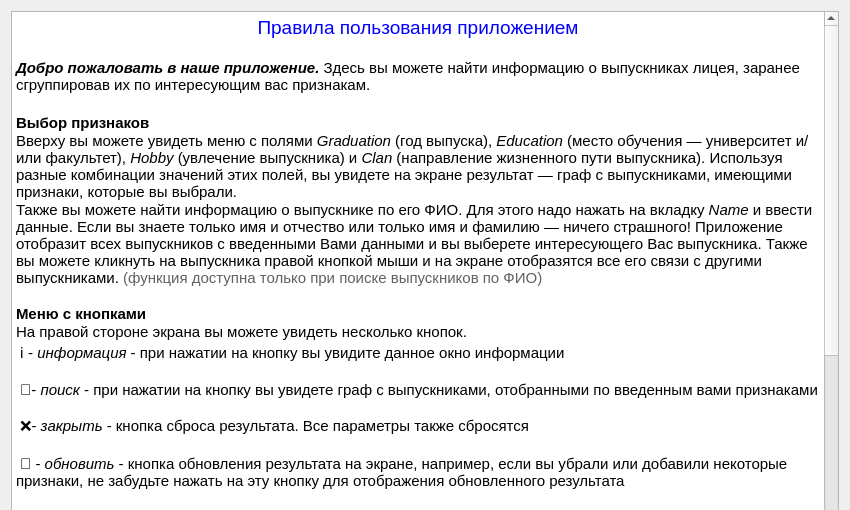
<?xml version="1.0" encoding="UTF-8"?>
<ui version="4.0">
 <class>Dialog</class>
 <widget class="QDialog" name="Dialog">
  <property name="geometry">
   <rect>
    <x>0</x>
    <y>0</y>
    <width>850</width>
    <height>510</height>
   </rect>
  </property>
  <property name="minimumSize">
   <size>
    <width>850</width>
    <height>510</height>
   </size>
  </property>
  <property name="windowTitle">
   <string>Dialog</string>
  </property>
  <property name="sizeGripEnabled">
   <bool>false</bool>
  </property>
  <property name="modal">
   <bool>true</bool>
  </property>
  <layout class="QGridLayout" name="gridLayout">
   <item row="0" column="0">
    <widget class="QTextBrowser" name="info_txt">
     <property name="minimumSize">
      <size>
       <width>760</width>
       <height>540</height>
      </size>
     </property>
     <property name="autoFillBackground">
      <bool>false</bool>
     </property>
     <property name="styleSheet">
      <string notr="true"/>
     </property>
     <property name="verticalScrollBarPolicy">
      <enum>Qt::ScrollBarAsNeeded</enum>
     </property>
     <property name="html">
      <string>&lt;!DOCTYPE HTML PUBLIC &quot;-//W3C//DTD HTML 4.0//EN&quot; &quot;http://www.w3.org/TR/REC-html40/strict.dtd&quot;&gt;
&lt;html&gt;&lt;head&gt;&lt;meta name=&quot;qrichtext&quot; content=&quot;1&quot; /&gt;&lt;style type=&quot;text/css&quot;&gt;
p, li { white-space: pre-wrap; }
&lt;/style&gt;&lt;/head&gt;&lt;body style=&quot; font-family:'MS Shell Dlg 2'; font-size:7.875pt; font-weight:400; font-style:normal;&quot;&gt;
&lt;p align=&quot;center&quot; style=&quot; margin-top:0px; margin-bottom:0px; margin-left:0px; margin-right:0px; -qt-block-indent:0; text-indent:0px;&quot;&gt;&lt;span style=&quot; font-family:'.AppleSystemUIFont'; font-size:14pt; color:#0000ff;&quot;&gt;Правила пользования приложением&lt;/span&gt;&lt;/p&gt;
&lt;p style=&quot;-qt-paragraph-type:empty; margin-top:0px; margin-bottom:0px; margin-left:0px; margin-right:0px; -qt-block-indent:0; text-indent:0px; font-family:'.AppleSystemUIFont'; font-size:13pt;&quot;&gt;&lt;br /&gt;&lt;/p&gt;
&lt;p style=&quot; margin-top:0px; margin-bottom:0px; margin-left:0px; margin-right:0px; -qt-block-indent:0; text-indent:0px;&quot;&gt;&lt;span style=&quot; font-family:'.AppleSystemUIFont'; font-size:11pt; font-weight:600; font-style:italic;&quot;&gt;Добро пожаловать в наше приложение.&lt;/span&gt;&lt;span style=&quot; font-family:'.AppleSystemUIFont'; font-size:11pt;&quot;&gt; Здесь вы можете найти информацию о выпускниках лицея, заранее сгруппировав их по интересующим вас признакам. &lt;/span&gt;&lt;/p&gt;
&lt;p style=&quot;-qt-paragraph-type:empty; margin-top:0px; margin-bottom:0px; margin-left:0px; margin-right:0px; -qt-block-indent:0; text-indent:0px; font-family:'.AppleSystemUIFont'; font-size:13pt;&quot;&gt;&lt;br /&gt;&lt;/p&gt;
&lt;p style=&quot; margin-top:0px; margin-bottom:0px; margin-left:0px; margin-right:0px; -qt-block-indent:0; text-indent:0px;&quot;&gt;&lt;span style=&quot; font-family:'.AppleSystemUIFont'; font-size:11pt; font-weight:600;&quot;&gt;Выбор признаков&lt;/span&gt;&lt;/p&gt;
&lt;p style=&quot; margin-top:0px; margin-bottom:0px; margin-left:0px; margin-right:0px; -qt-block-indent:0; text-indent:0px;&quot;&gt;&lt;span style=&quot; font-family:'.AppleSystemUIFont'; font-size:11pt;&quot;&gt;Вверху вы можете увидеть меню с полями &lt;/span&gt;&lt;span style=&quot; font-family:'.AppleSystemUIFont'; font-size:11pt; font-style:italic;&quot;&gt;Graduation&lt;/span&gt;&lt;span style=&quot; font-family:'.AppleSystemUIFont'; font-size:11pt;&quot;&gt; (год выпуска), &lt;/span&gt;&lt;span style=&quot; font-family:'.AppleSystemUIFont'; font-size:11pt; font-style:italic;&quot;&gt;Education&lt;/span&gt;&lt;span style=&quot; font-family:'.AppleSystemUIFont'; font-size:11pt;&quot;&gt; (место обучения — университет и/или факультет), &lt;/span&gt;&lt;span style=&quot; font-family:'.AppleSystemUIFont'; font-size:11pt; font-style:italic;&quot;&gt;Hobby&lt;/span&gt;&lt;span style=&quot; font-family:'.AppleSystemUIFont'; font-size:11pt;&quot;&gt; (увлечение выпускника) и &lt;/span&gt;&lt;span style=&quot; font-family:'.AppleSystemUIFont'; font-size:11pt; font-style:italic;&quot;&gt;Clan&lt;/span&gt;&lt;span style=&quot; font-family:'.AppleSystemUIFont'; font-size:11pt;&quot;&gt; (направление жизненного пути выпускника). Используя разные комбинации значений этих полей, вы увидете на экране результат — граф с выпускниками, имеющими признаки, которые вы выбрали.&lt;/span&gt;&lt;/p&gt;
&lt;p style=&quot; margin-top:0px; margin-bottom:0px; margin-left:0px; margin-right:0px; -qt-block-indent:0; text-indent:0px;&quot;&gt;&lt;span style=&quot; font-family:'.AppleSystemUIFont'; font-size:11pt;&quot;&gt;Также вы можете найти информацию о выпускнике по его ФИО. Для этого надо нажать на вкладку &lt;/span&gt;&lt;span style=&quot; font-family:'.AppleSystemUIFont'; font-size:11pt; font-style:italic;&quot;&gt;Name &lt;/span&gt;&lt;span style=&quot; font-family:'.AppleSystemUIFont'; font-size:11pt;&quot;&gt;и ввести данные. Если вы знаете только имя и отчество или только имя и фамилию — ничего страшного! Приложение отобразит всех выпускников с введенными Вами данными и вы выберете интересующего Вас выпускника. Также вы можете кликнуть на выпускника правой кнопкой мыши и на экране отобразятся все его связи с другими выпускниками. &lt;/span&gt;&lt;span style=&quot; font-family:'.AppleSystemUIFont'; font-size:11pt; color:#616161;&quot;&gt;(функция доступна только при поиске выпускников по ФИО)&lt;/span&gt;&lt;/p&gt;
&lt;p style=&quot;-qt-paragraph-type:empty; margin-top:0px; margin-bottom:0px; margin-left:0px; margin-right:0px; -qt-block-indent:0; text-indent:0px; font-family:'.AppleSystemUIFont'; font-size:11pt;&quot;&gt;&lt;br /&gt;&lt;/p&gt;
&lt;p style=&quot; margin-top:0px; margin-bottom:0px; margin-left:0px; margin-right:0px; -qt-block-indent:0; text-indent:0px;&quot;&gt;&lt;span style=&quot; font-family:'.AppleSystemUIFont'; font-size:11pt; font-weight:600;&quot;&gt;Меню с кнопками&lt;/span&gt;&lt;/p&gt;
&lt;p style=&quot; margin-top:0px; margin-bottom:0px; margin-left:0px; margin-right:0px; -qt-block-indent:0; text-indent:0px;&quot;&gt;&lt;span style=&quot; font-family:'.AppleSystemUIFont'; font-size:11pt;&quot;&gt;На правой стороне экрана вы можете увидеть несколько кнопок. &lt;/span&gt;&lt;/p&gt;
&lt;p style=&quot; margin-top:0px; margin-bottom:0px; margin-left:0px; margin-right:0px; -qt-block-indent:0; text-indent:0px;&quot;&gt;&lt;span style=&quot; font-family:'.AppleSystemUIFont'; font-size:11pt;&quot;&gt; ℹ - &lt;/span&gt;&lt;span style=&quot; font-family:'.AppleSystemUIFont'; font-size:11pt; font-style:italic;&quot;&gt;информация&lt;/span&gt;&lt;span style=&quot; font-family:'.AppleSystemUIFont'; font-size:11pt;&quot;&gt; - при нажатии на кнопку вы увидите данное окно информации&lt;/span&gt;&lt;/p&gt;
&lt;p style=&quot;-qt-paragraph-type:empty; margin-top:0px; margin-bottom:0px; margin-left:0px; margin-right:0px; -qt-block-indent:0; text-indent:0px; font-family:'.AppleSystemUIFont'; font-size:11pt;&quot;&gt;&lt;br /&gt;&lt;/p&gt;
&lt;p style=&quot; margin-top:0px; margin-bottom:0px; margin-left:0px; margin-right:0px; -qt-block-indent:0; text-indent:0px;&quot;&gt;&lt;span style=&quot; font-family:'.AppleSystemUIFont'; font-size:11pt;&quot;&gt; 🔎- &lt;/span&gt;&lt;span style=&quot; font-family:'.AppleSystemUIFont'; font-size:11pt; font-style:italic;&quot;&gt;поиск&lt;/span&gt;&lt;span style=&quot; font-family:'.AppleSystemUIFont'; font-size:11pt;&quot;&gt; - при нажатии на кнопку вы увидете граф с выпускниками, отобранными по введенным вами признаками&lt;/span&gt;&lt;/p&gt;
&lt;p style=&quot;-qt-paragraph-type:empty; margin-top:0px; margin-bottom:0px; margin-left:0px; margin-right:0px; -qt-block-indent:0; text-indent:0px; font-family:'.AppleSystemUIFont'; font-size:11pt;&quot;&gt;&lt;br /&gt;&lt;/p&gt;
&lt;p style=&quot; margin-top:0px; margin-bottom:0px; margin-left:0px; margin-right:0px; -qt-block-indent:0; text-indent:0px;&quot;&gt;&lt;span style=&quot; font-family:'.AppleSystemUIFont'; font-size:11pt;&quot;&gt; ❌- &lt;/span&gt;&lt;span style=&quot; font-family:'.AppleSystemUIFont'; font-size:11pt; font-style:italic;&quot;&gt;закрыть&lt;/span&gt;&lt;span style=&quot; font-family:'.AppleSystemUIFont'; font-size:11pt;&quot;&gt; - кнопка сброса результата. Все параметры также сбросятся&lt;/span&gt;&lt;/p&gt;
&lt;p style=&quot;-qt-paragraph-type:empty; margin-top:0px; margin-bottom:0px; margin-left:0px; margin-right:0px; -qt-block-indent:0; text-indent:0px; font-family:'.AppleSystemUIFont'; font-size:11pt;&quot;&gt;&lt;br /&gt;&lt;/p&gt;
&lt;p style=&quot; margin-top:0px; margin-bottom:0px; margin-left:0px; margin-right:0px; -qt-block-indent:0; text-indent:0px;&quot;&gt;&lt;span style=&quot; font-family:'.AppleSystemUIFont'; font-size:11pt;&quot;&gt; 🔄 - &lt;/span&gt;&lt;span style=&quot; font-family:'.AppleSystemUIFont'; font-size:11pt; font-style:italic;&quot;&gt;обновить&lt;/span&gt;&lt;span style=&quot; font-family:'.AppleSystemUIFont'; font-size:11pt;&quot;&gt; - кнопка обновления результата на экране, например, если вы убрали или добавили некоторые признаки, не забудьте нажать на эту кнопку для отображения обновленного результата&lt;/span&gt;&lt;/p&gt;
&lt;p style=&quot;-qt-paragraph-type:empty; margin-top:0px; margin-bottom:0px; margin-left:0px; margin-right:0px; -qt-block-indent:0; text-indent:0px; font-family:'.AppleSystemUIFont'; font-size:11pt;&quot;&gt;&lt;br /&gt;&lt;/p&gt;
&lt;p style=&quot; margin-top:0px; margin-bottom:0px; margin-left:0px; margin-right:0px; -qt-block-indent:0; text-indent:0px;&quot;&gt;&lt;span style=&quot; font-family:'.AppleSystemUIFont'; font-size:11pt;&quot;&gt; 📤- &lt;/span&gt;&lt;span style=&quot; font-family:'.AppleSystemUIFont'; font-size:11pt; font-style:italic;&quot;&gt;поделиться&lt;/span&gt;&lt;span style=&quot; font-family:'.AppleSystemUIFont'; font-size:11pt;&quot;&gt; - вы можете экспортировать граф, который видите на экране, в csv формате.&lt;/span&gt;&lt;/p&gt;
&lt;p style=&quot;-qt-paragraph-type:empty; margin-top:0px; margin-bottom:0px; margin-left:0px; margin-right:0px; -qt-block-indent:0; text-indent:0px; font-family:'.AppleSystemUIFont'; font-size:11pt;&quot;&gt;&lt;br /&gt;&lt;/p&gt;
&lt;p style=&quot; margin-top:0px; margin-bottom:0px; margin-left:0px; margin-right:0px; -qt-block-indent:0; text-indent:0px;&quot;&gt;&lt;span style=&quot; font-family:'.AppleSystemUIFont'; font-size:11pt; font-weight:600;&quot;&gt;Порядок действий при использовании приложения:&lt;/span&gt;&lt;/p&gt;
&lt;p style=&quot; margin-top:0px; margin-bottom:0px; margin-left:0px; margin-right:0px; -qt-block-indent:0; text-indent:0px;&quot;&gt;&lt;span style=&quot; font-family:'.AppleSystemUIFont'; font-size:11pt; color:#0000ff;&quot;&gt;1. &lt;/span&gt;&lt;span style=&quot; font-family:'.AppleSystemUIFont'; font-size:11pt;&quot;&gt;Внимательно ознакомится с данной инструкцией&lt;/span&gt;&lt;/p&gt;
&lt;p style=&quot; margin-top:0px; margin-bottom:0px; margin-left:0px; margin-right:0px; -qt-block-indent:0; text-indent:0px;&quot;&gt;&lt;span style=&quot; font-family:'.AppleSystemUIFont'; font-size:11pt; color:#0000ff;&quot;&gt;2.&lt;/span&gt;&lt;span style=&quot; font-family:'.AppleSystemUIFont'; font-size:11pt;&quot;&gt; Выбрать интересующие вас поля, по которым будет отображаться граф выпускников&lt;/span&gt;&lt;/p&gt;
&lt;p style=&quot; margin-top:0px; margin-bottom:0px; margin-left:0px; margin-right:0px; -qt-block-indent:0; text-indent:0px;&quot;&gt;&lt;span style=&quot; font-family:'.AppleSystemUIFont'; font-size:11pt; color:#0000ff;&quot;&gt;3.&lt;/span&gt;&lt;span style=&quot; font-family:'.AppleSystemUIFont'; font-size:11pt;&quot;&gt; Нажать на кнопку &amp;quot;поиск&amp;quot;&lt;/span&gt;&lt;/p&gt;
&lt;p style=&quot; margin-top:0px; margin-bottom:0px; margin-left:0px; margin-right:0px; -qt-block-indent:0; text-indent:0px;&quot;&gt;&lt;span style=&quot; font-family:'.AppleSystemUIFont'; font-size:11pt; color:#0000ff;&quot;&gt;4. &lt;/span&gt;&lt;span style=&quot; font-family:'.AppleSystemUIFont'; font-size:11pt;&quot;&gt;В текстовом поле вверху убедится в том, что введены верные параметры&lt;/span&gt;&lt;/p&gt;
&lt;p style=&quot; margin-top:0px; margin-bottom:0px; margin-left:0px; margin-right:0px; -qt-block-indent:0; text-indent:0px;&quot;&gt;&lt;span style=&quot; font-family:'.AppleSystemUIFont'; font-size:11pt;&quot;&gt;	&lt;/span&gt;&lt;span style=&quot; font-family:'.AppleSystemUIFont'; font-size:11pt; color:#0000ff;&quot;&gt;4.1 &lt;/span&gt;&lt;span style=&quot; font-family:'.AppleSystemUIFont'; font-size:11pt;&quot;&gt;Если есть ошибки в запросе, то можно сбросить его, нажав на кнопку &amp;quot;очистить&amp;quot;, или изменить некоторые параметры и нажать на кнопку &amp;quot;обновить&amp;quot;&lt;/span&gt;&lt;/p&gt;
&lt;p style=&quot; margin-top:0px; margin-bottom:0px; margin-left:0px; margin-right:0px; -qt-block-indent:0; text-indent:0px;&quot;&gt;&lt;span style=&quot; font-family:'.AppleSystemUIFont'; font-size:11pt; color:#0000ff;&quot;&gt;5&lt;/span&gt;&lt;span style=&quot; font-family:'.AppleSystemUIFont'; font-size:11pt;&quot;&gt;. Нажимая на выпускников, можно получить подробную информацию о них.&lt;/span&gt;&lt;/p&gt;
&lt;p style=&quot; margin-top:0px; margin-bottom:0px; margin-left:0px; margin-right:0px; -qt-block-indent:0; text-indent:0px;&quot;&gt;&lt;span style=&quot; font-family:'.AppleSystemUIFont'; font-size:11pt; color:#0000ff;&quot;&gt;6.&lt;/span&gt;&lt;span style=&quot; font-family:'.AppleSystemUIFont'; font-size:11pt;&quot;&gt; В конце можно экспортироваьт полученный граф, нажав на кнопку &amp;quot;поделиться&amp;quot;&lt;/span&gt;&lt;/p&gt;
&lt;p style=&quot;-qt-paragraph-type:empty; margin-top:0px; margin-bottom:0px; margin-left:0px; margin-right:0px; -qt-block-indent:0; text-indent:0px; font-family:'.AppleSystemUIFont'; font-size:11pt;&quot;&gt;&lt;br /&gt;&lt;/p&gt;
&lt;p style=&quot; margin-top:0px; margin-bottom:0px; margin-left:0px; margin-right:0px; -qt-block-indent:0; text-indent:0px;&quot;&gt;&lt;span style=&quot; font-family:'.AppleSystemUIFont'; font-size:11pt; color:#0000ff;&quot;&gt;ПРИЯТНОГО ПОЛЬЗОВАНИЯ!&lt;/span&gt;&lt;/p&gt;
&lt;p style=&quot;-qt-paragraph-type:empty; margin-top:0px; margin-bottom:0px; margin-left:0px; margin-right:0px; -qt-block-indent:0; text-indent:0px; font-family:'.AppleSystemUIFont'; font-size:11pt;&quot;&gt;&lt;br /&gt;&lt;/p&gt;
&lt;p style=&quot; margin-top:0px; margin-bottom:0px; margin-left:0px; margin-right:0px; -qt-block-indent:0; text-indent:0px;&quot;&gt;&lt;span style=&quot; font-family:'.AppleSystemUIFont'; font-size:12pt; font-weight:600; color:#fc0107;&quot;&gt;Внимание!&lt;/span&gt;&lt;/p&gt;
&lt;p style=&quot; margin-top:0px; margin-bottom:0px; margin-left:0px; margin-right:0px; -qt-block-indent:0; text-indent:0px;&quot;&gt;&lt;span style=&quot; font-family:'.AppleSystemUIFont'; font-size:11pt; color:#fc0107;&quot;&gt;Данное приложение создано в исключительно развлекательных целях. Распространение данных, имеющихся в данном приложении, карается законом.&lt;/span&gt;&lt;/p&gt;
&lt;p style=&quot;-qt-paragraph-type:empty; margin-top:0px; margin-bottom:0px; margin-left:0px; margin-right:0px; -qt-block-indent:0; text-indent:0px; font-family:'.AppleSystemUIFont'; font-size:11pt;&quot;&gt;&lt;br /&gt;&lt;/p&gt;&lt;/body&gt;&lt;/html&gt;</string>
     </property>
    </widget>
   </item>
  </layout>
 </widget>
 <resources/>
 <connections/>
</ui>
